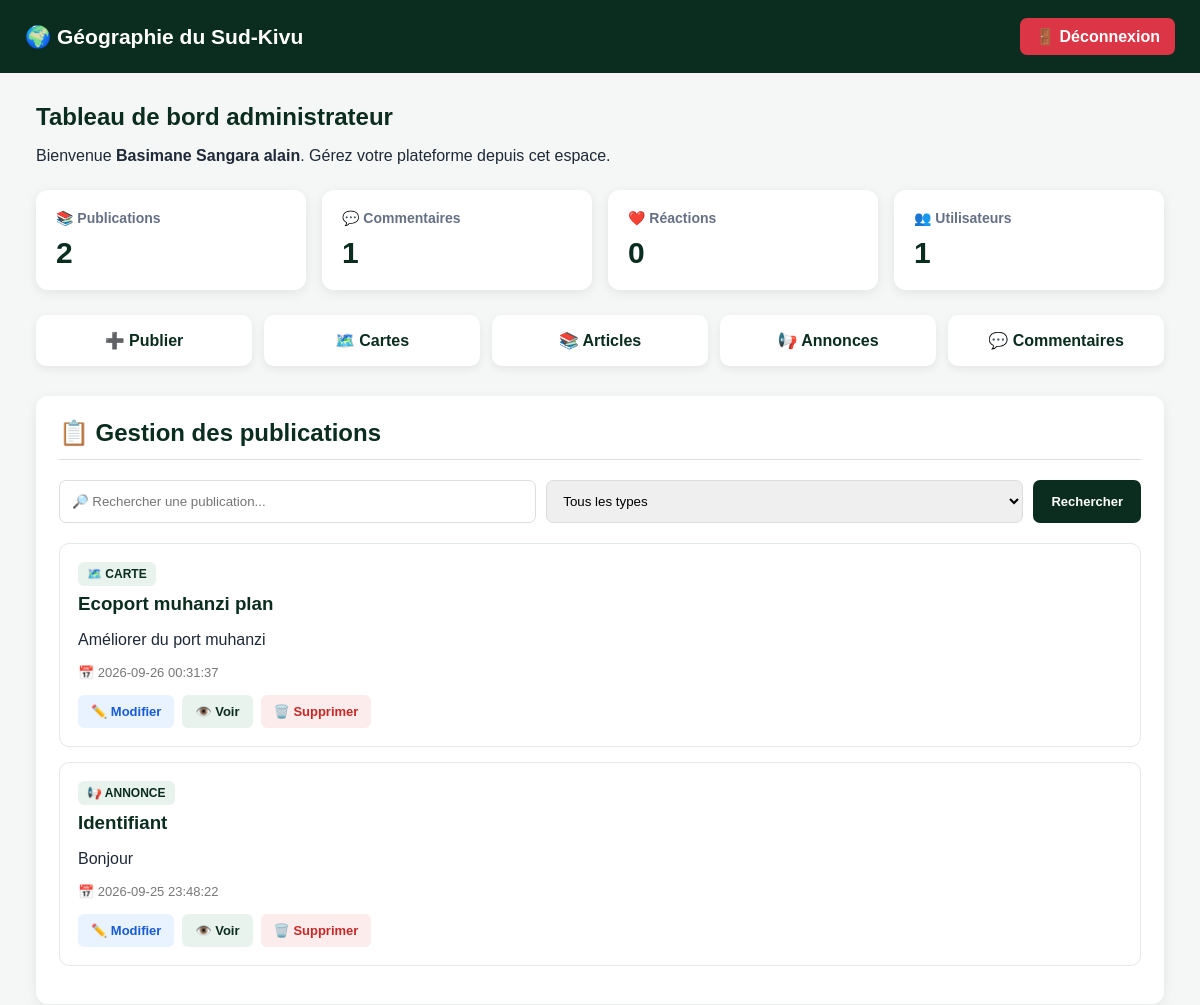
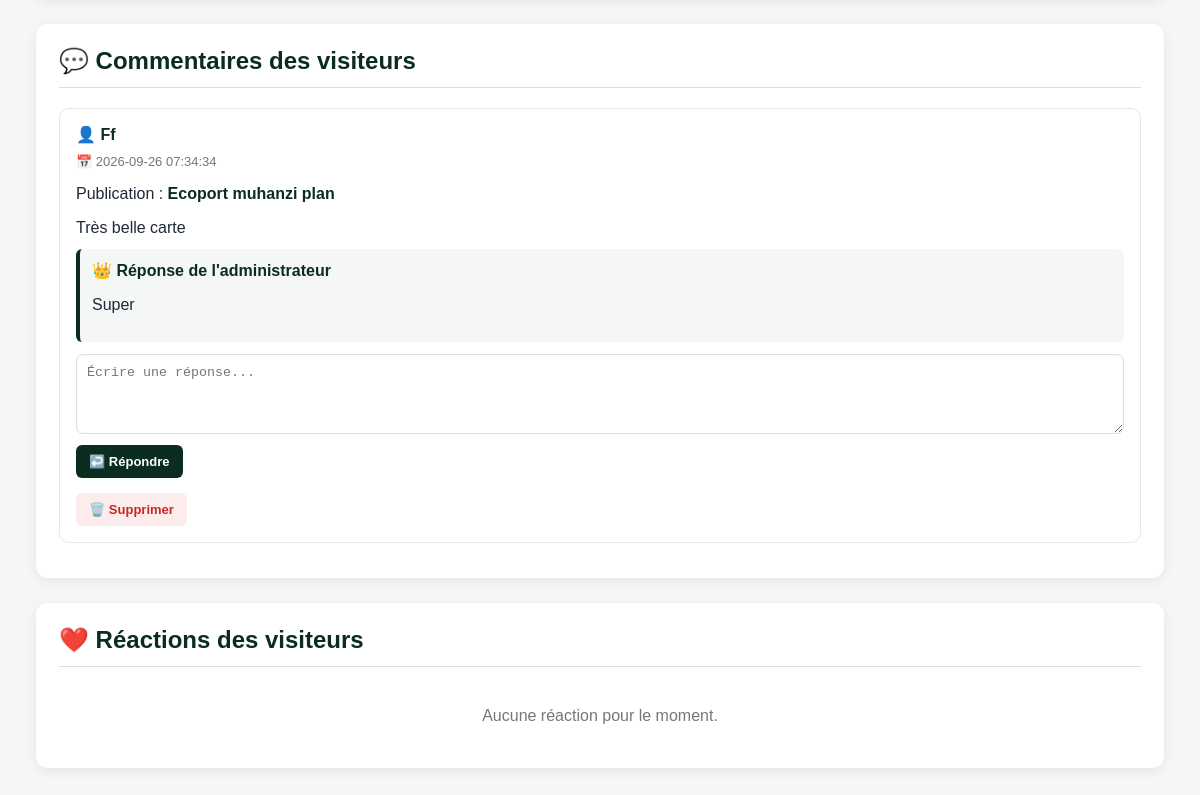
The page /admin/dashboard (signed in) on the database its author committed (2 pictures, top to bottom).
### tables this page shows
CREATE TABLE publications (

            id INTEGER PRIMARY KEY AUTOINCREMENT,

            title TEXT NOT NULL,

            content TEXT NOT NULL,

            type TEXT NOT NULL,

            image TEXT,

            created_at TIMESTAMP DEFAULT CURRENT_TIMESTAMP,

            updated_at TIMESTAMP DEFAULT CURRENT_TIMESTAMP

        );

CREATE TABLE comments (

            id INTEGER PRIMARY KEY AUTOINCREMENT,

            publication_id INTEGER NOT NULL,

            user_id INTEGER,

            author_name TEXT NOT NULL,

            content TEXT,

            voice TEXT,

            created_at TIMESTAMP DEFAULT CURRENT_TIMESTAMP,

            FOREIGN KEY (publication_id)
                REFERENCES publications(id),

            FOREIGN KEY (user_id)
                REFERENCES users(id)

        );

### app.py (the view, shortened to what this page needs)
@app.route("/admin/dashboard")
def admin_dashboard():
    if not admin_required():
        return redirect(
            url_for("admin_login")
        )
    search = request.args.get(
        "q",
        ""
    ).strip()
    selected_type = request.args.get(
        "type",
        ""
    ).strip()
    conn = get_db()
    query = """
        SELECT *
        FROM publications
        WHERE 1 = 1
    """
    params = []
    query += """
        ORDER BY created_at DESC
    """
    publications = conn.execute(
        query,
        params
    ).fetchall()
    total_publications = conn.execute(
        """
        SELECT COUNT(*)
        AS total
        FROM publications
        """
    ).fetchone()["total"]
    total_comments = conn.execute(
        """
        SELECT COUNT(*)
        AS total
        FROM comments
        """
    ).fetchone()["total"]
    total_reactions = conn.execute(
        """
        SELECT COUNT(*)
        AS total
        FROM reactions
        """
    ).fetchone()["total"]
    total_users = conn.execute(
        """
        SELECT COUNT(*)
        AS total
        FROM users
        """
    ).fetchone()["total"]
    comments = conn.execute(
        """
        SELECT
            c.*,
            p.title AS publication_title,

            (
                SELECT r.content
                FROM replies r
                WHERE r.comment_id = c.id
                ORDER BY r.created_at DESC
                LIMIT 1
            ) AS reply_content

        FROM comments c

        LEFT JOIN publications p
            ON c.publication_id = p.id

        ORDER BY c.created_at DESC
        """
    ).fetchall()
    reactions = conn.execute(
        """
        SELECT
            r.*,
            p.title AS publication_title,
            u.username

        FROM reactions r

        LEFT JOIN publications p
            ON r.publication_id = p.id

        LEFT JOIN users u
            ON r.user_id = u.id

        ORDER BY r.created_at DESC
        """
    ).fetchall()
    conn.close()
    return render_template(
        "admin/dashboard.html",
        username=session.get(
            "admin_username"
        ),
        publications=publications,
        comments=comments,
        reactions=reactions,
        total_publications=total_publications,
        total_comments=total_comments,
        total_reactions=total_reactions,
        total_users=total_users,
        search=search,
        selected_type=selected_type
    )

### app.py (called while the page is built)
def admin_required():
    return "admin_id" in session

### database.py (called while the page is built)
def get_db():
    os.makedirs(DATABASE_DIR, exist_ok=True)
    conn = sqlite3.connect(DATABASE_PATH)
    conn.row_factory = sqlite3.Row
    return conn

### templates/admin/dashboard.html (shortened to what this page needs)
<!DOCTYPE html>
<html lang="fr">
<head>
</head>
<body>
<header>
    <h1>
        🌍 Géographie du Sud-Kivu
    </h1>
    <a
        href="{{ url_for('admin_logout') }}"
        class="logout"
    >
        🚪 Déconnexion
    </a>
</header>
<div class="container">
    <div class="welcome">
        <h2>
            Tableau de bord administrateur
        </h2>
        <p>
            Bienvenue
            <strong>{{ username }}</strong>.
            Gérez votre plateforme depuis cet espace.
        </p>
    </div>
    <div class="stats">
        <div class="stat">
            <h3>📚 Publications</h3>
            <strong>
                {{ total_publications }}
            </strong>
        </div>
        <div class="stat">
            <h3>💬 Commentaires</h3>
            <strong>
                {{ total_comments }}
            </strong>
        </div>
        <div class="stat">
            <h3>❤️ Réactions</h3>
            <strong>
                {{ total_reactions }}
            </strong>
        </div>
        <div class="stat">
            <h3>👥 Utilisateurs</h3>
            <strong>
                {{ total_users }}
            </strong>
        </div>
    </div>
    <div class="actions">
        <a
            href="{{ url_for('publier') }}"
            class="action"
        >
            ➕ Publier
        </a>
        <a
            href="#publications"
            class="action"
        >
            🗺️ Cartes
        </a>
        <a
            href="#publications"
            class="action"
        >
            📚 Articles
        </a>
        <a
            href="#publications"
            class="action"
        >
            📢 Annonces
        </a>
        <a
            href="#commentaires"
            class="action"
        >
            💬 Commentaires
        </a>
    </div>
    <div
        class="section"
        id="publications"
    >
        <h2>
            📋 Gestion des publications
        </h2>
        <form
            method="GET"
            class="search"
        >
            <input
                type="text"
                name="q"
                placeholder="🔎 Rechercher une publication..."
                value="{{ search }}"
            >
            <select name="type">
                <option value="">
                    Tous les types
                </option>
            </select>
            <button type="submit">
                Rechercher
            </button>
        </form>
        {% if publications %}
            {% for publication in publications %}
                <div class="publication">
                    <span class="type">
                        {% if publication["type"] == "carte" %}
                            🗺️ CARTE
                        {% elif publication["type"] == "article" %}
                            📚 ARTICLE
                        {% else %}
                            📢 ANNONCE
                        {% endif %}
                    </span>
                    <h3>
                        {{ publication["title"] }}
                    </h3>
                    <p>
                        {{ publication["content"] }}
                    </p>
                    <div class="date">
                        📅
                        {{ publication["created_at"] }}
                    </div>
                    <div class="buttons">
                        <a
                            href="{{ url_for('modifier_publication', publication_id=publication['id']) }}"
                            class="btn edit"
                        >
                            ✏️ Modifier
                        </a>
                        <a
                            href="{{ url_for('publication_detail', publication_id=publication['id']) }}"
                            class="btn view"
                            target="_blank"
                        >
                            👁️ Voir
                        </a>
                        <form
                            action="{{ url_for('supprimer_publication', publication_id=publication['id']) }}"
                            method="POST"
                            onsubmit="return confirm('Supprimer définitivement cette publication ?');"
                        >
                            <button
                                type="submit"
                                class="delete"
                            >
                                🗑️ Supprimer
                            </button>
                        </form>
                    </div>
                </div>
            {% endfor %}
        {% else %}
            <div class="empty">
                Aucune publication trouvée.
            </div>
        {% endif %}
    </div>
    <div
        class="section"
        id="commentaires"
    >
        <h2>
            💬 Commentaires des visiteurs
        </h2>
        {% if comments %}
            {% for comment in comments %}
                <div class="comment">
                    <strong>
                        👤 {{ comment["author_name"] }}
                    </strong>
                    <div class="date">
                        📅 {{ comment["created_at"] }}
                    </div>
                    <p>
                        Publication :
                        <strong>
                            {{ comment["publication_title"] }}
                        </strong>
                    </p>
                    {% if comment["content"] %}
                        <div class="comment-content">
                            {{ comment["content"] }}
                        </div>
                    {% endif %}
                    {% if comment["reply_content"] %}
                        <div class="reply">
                            <strong>
                                👑 Réponse de l'administrateur
                            </strong>
                            <p>
                                {{ comment["reply_content"] }}
                            </p>
                        </div>
                    {% endif %}
                    <form
                        method="POST"
                        action="{{ url_for('repondre_commentaire', comment_id=comment['id']) }}"
                        class="reply-form"
                    >
                        <textarea
                            name="content"
                            placeholder="Écrire une réponse..."
                            required
                        ></textarea>
                        <button type="submit">
                            ↩️ Répondre
                        </button>
                    </form>
                    <div class="buttons">
                        <form
                            method="POST"
                            action="{{ url_for('supprimer_commentaire', comment_id=comment['id']) }}"
                            onsubmit="return confirm('Supprimer ce commentaire ?');"
                        >
                            <button
                                type="submit"
                                class="delete"
                            >
                                🗑️ Supprimer
                            </button>
                        </form>
                    </div>
                </div>
            {% endfor %}
        {% else %}
            <div class="empty">
                Aucun commentaire pour le moment.
            </div>
        {% endif %}
    </div>
    <div class="section">
        <h2>
            ❤️ Réactions des visiteurs
        </h2>
        {% if reactions %}
            {% for reaction in reactions %}
                <div class="reaction">
                    <div>
                        <strong>
                            {{ reaction["reaction"] }}
                        </strong>
                        — {{ reaction["publication_title"] }}
                        <div class="date">
                            {% if reaction["username"] %}
                                👤 {{ reaction["username"] }}
                            {% else %}
                                👤 Visiteur
                            {% endif %}
                            ·
                            📅 {{ reaction["created_at"] }}
                        </div>
                    </div>
                    <form
                        method="POST"
                        action="{{ url_for('supprimer_reaction', reaction_id=reaction['id']) }}"
                        onsubmit="return confirm('Supprimer cette réaction ?');"
                    >
                        <button
                            type="submit"
                            class="delete"
                        >
                            🗑️
                        </button>
                    </form>
                </div>
            {% endfor %}
        {% else %}
            <div class="empty">
                Aucune réaction pour le moment.
            </div>
        {% endif %}
    </div>
</div>
</body>
</html>

### templates/admin/dashboard.html (style rules this page uses)
* { box-sizing: border-box; }
body { margin: 0; font-family: Arial, sans-serif; background: #f4f7f5; color: #1f2937; }
header { background: #0a2d1f; color: white; padding: 18px 25px; display: flex; justify-content: space-between; align-items: center; gap: 15px; }
header h1 { margin: 0; font-size: 21px; }
.logout { background: #dc3545; color: white; text-decoration: none; padding: 9px 15px; border-radius: 7px; font-weight: bold; }
.container { width: 94%; max-width: 1250px; margin: 30px auto; }
.welcome { margin-bottom: 25px; }
.welcome h2 { margin-bottom: 5px; color: #0a2d1f; }
.stats { display: grid; grid-template-columns: repeat(4, 1fr); gap: 16px; margin-bottom: 25px; }
.stat { background: white; padding: 20px; border-radius: 12px; box-shadow: 0 3px 12px rgba(0,0,0,0.08); }
.stat h3 { margin: 0 0 10px; font-size: 14px; color: #667085; }
.stat strong { font-size: 30px; color: #0a2d1f; }
.actions { display: grid; grid-template-columns: repeat(5, 1fr); gap: 12px; margin-bottom: 30px; }
.action { display: block; text-align: center; padding: 16px 10px; border-radius: 10px; background: white; color: #0a2d1f; text-decoration: none; font-weight: bold; box-shadow: 0 3px 10px rgba(0,0,0,0.07); }
.section { background: white; border-radius: 12px; padding: 23px; margin-bottom: 25px; box-shadow: 0 3px 12px rgba(0,0,0,0.07); }
.section h2 { margin-top: 0; color: #0a2d1f; border-bottom: 1px solid #ddd; padding-bottom: 12px; }
.search { display: flex; gap: 10px; margin-bottom: 20px; }
.search input, .search select { padding: 12px; border: 1px solid #ddd; border-radius: 7px; flex: 1; }
.search button { background: #0a2d1f; color: white; border: none; border-radius: 7px; padding: 12px 18px; cursor: pointer; font-weight: bold; }
.publication { border: 1px solid #e2e8e5; border-radius: 10px; padding: 18px; margin-bottom: 15px; }
.publication h3 { margin: 7px 0; color: #0a2d1f; }
.type { display: inline-block; background: #e8f3ed; color: #0a2d1f; padding: 5px 9px; border-radius: 6px; font-size: 12px; font-weight: bold; }
.date { color: #777; font-size: 13px; margin-top: 10px; }
.buttons { display: flex; flex-wrap: wrap; gap: 8px; margin-top: 15px; }
button, .btn { border: none; padding: 9px 13px; border-radius: 6px; cursor: pointer; text-decoration: none; font-weight: bold; font-size: 13px; }
.edit { background: #e9f2ff; color: #175cd3; }
.delete { background: #fdecec; color: #c62828; }
.view { background: #e8f3ed; color: #0a2d1f; }
.comment { border: 1px solid #e2e8e5; border-radius: 10px; padding: 16px; margin-bottom: 12px; }
.comment strong { color: #0a2d1f; }
.comment-content { margin: 10px 0; }
.reply { background: #f4f7f5; border-left: 4px solid #0a2d1f; padding: 12px; margin-top: 12px; border-radius: 6px; }
.reply-form { margin-top: 12px; }
.reply-form textarea { width: 100%; min-height: 80px; padding: 10px; border: 1px solid #ddd; border-radius: 7px; resize: vertical; }
.reply-form button { margin-top: 7px; background: #0a2d1f; color: white; }
.empty { color: #777; text-align: center; padding: 20px; }

### rows shown on the page
publications: type "🗺️ CARTE", title "Ecoport muhanzi plan", content "Améliorer du port muhanzi", created_at "2026-09-26 00:31:37"
publications: type "📢 ANNONCE", title "Identifiant", content "Bonjour", created_at "2026-09-25 23:48:22"
comments: author_name "Ff", created_at "2026-09-26 07:34:34", publication_title "Ecoport muhanzi plan", content "Très belle carte", reply_content "Super"

### other values the page prints
{{ username }} "Basimane Sangara alain"
{{ total_publications }} "2"
{{ total_comments }} "1"
{{ total_reactions }} "0"
{{ total_users }} "1"
